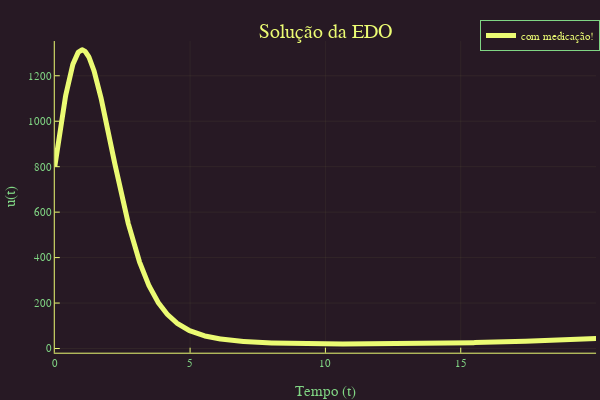

Write notebook code for a chart like this one.
### Markdown cell above
<p> efeito da medicação </p>

### Code cell
#EDO simples
#Com medicação com população abaixo do limite
12
using DifferentialEquations
a = 10
b = 1
alpha = 2/3
beta = 1
#Equação do modelo
f(n,p,t) = a*n^(alpha)-b*t*exp(-0.1*t)*n^(beta)
#Condições iniciais
u0 = 800
range = (0.0,20.0)
prob = ODEProblem(f,u0,range)
sol = solve(prob, Tsit5(), reltol=1e-8, abstol=1e-8)
#Plotagem do Modelo
using Plots
plotly()
plot(sol,linewidth=5,title="Solução da EDO",
xaxis="Tempo (t)",yaxis="u(t)",label="com medicação!")

### Figure 1 — Plotly figure (JSON) as saved in the notebook; plotly's stock layout.template omitted (floating-point values rounded to 4 significant figures; data arrays with more than 128 entries replaced by an {"elided": "..."} marker saying what was removed)
{"data": [{"colorbar": {"title": ""}, "legendgroup": "com medicação!", "line": {"color": "rgba(235, 251, 115, 1.000)", "dash": "solid", "shape": "linear", "width": 5}, "mode": "lines", "name": "com medicação!", "showlegend": true, "type": "scatter", "x": {"elided": "1720 float values"}, "xaxis": "x", "y": {"elided": "1720 float values"}, "yaxis": "y", "zmax": null, "zmin": null}], "layout": {"annotations": [{"font": {"color": "rgba(235, 251, 115, 1.000)", "family": "sans-serif", "size": 20}, "rotation": 0, "showarrow": false, "text": "Solução da EDO", "x": 0.5424, "xanchor": "center", "xref": "paper", "y": 1, "yanchor": "top", "yref": "paper"}], "height": 400, "legend": {"bgcolor": "rgba(39, 25, 36, 1.000)", "bordercolor": "rgba(128, 213, 132, 1.000)", "borderwidth": 1, "font": {"color": "rgba(235, 251, 115, 1.000)", "family": "sans-serif", "size": 11}, "title": {"font": {"color": "rgba(235, 251, 115, 1.000)", "family": "sans-serif", "size": 15}, "text": ""}, "tracegroupgap": 0, "traceorder": "normal", "x": 1, "xanchor": "auto", "y": 1, "yanchor": "auto"}, "margin": {"b": 20, "l": 0, "r": 0, "t": 20}, "paper_bgcolor": "rgba(39, 25, 36, 1.000)", "plot_bgcolor": "rgba(39, 25, 36, 1.000)", "showlegend": true, "width": 600, "xaxis": {"anchor": "y", "domain": [0.09128, 0.9934], "gridcolor": "rgba(235, 251, 115, 0.100)", "gridwidth": 0.5, "linecolor": "rgba(235, 251, 115, 1.000)", "mirror": false, "range": [0, 20], "showgrid": true, "showline": true, "showticklabels": true, "tickangle": 0, "tickcolor": "rgb(235, 251, 115)", "tickfont": {"color": "rgba(128, 213, 132, 1.000)", "family": "sans-serif", "size": 11}, "tickmode": "array", "ticks": "inside", "ticktext": ["0", "5", "10", "15", "20"], "tickvals": [0, 5, 10, 15, 20], "title": "Tempo (t)", "titlefont": {"color": "rgba(128, 213, 132, 1.000)", "family": "sans-serif", "size": 15}, "type": "-", "visible": true, "zeroline": false, "zerolinecolor": "rgba(235, 251, 115, 1.000)"}, "yaxis": {"anchor": "x", "domain": [0.07581, 0.9415], "gridcolor": "rgba(235, 251, 115, 0.100)", "gridwidth": 0.5, "linecolor": "rgba(235, 251, 115, 1.000)", "mirror": false, "range": [-18.47, 1353.0], "showgrid": true, "showline": true, "showticklabels": true, "tickangle": 0, "tickcolor": "rgb(235, 251, 115)", "tickfont": {"color": "rgba(128, 213, 132, 1.000)", "family": "sans-serif", "size": 11}, "tickmode": "array", "ticks": "inside", "ticktext": ["0", "200", "400", "600", "800", "1000", "1200"], "tickvals": [0, 200, 400, 600, 800, 1000, 1200], "title": "u(t)", "titlefont": {"color": "rgba(128, 213, 132, 1.000)", "family": "sans-serif", "size": 15}, "type": "-", "visible": true, "zeroline": false, "zerolinecolor": "rgba(235, 251, 115, 1.000)"}}}
